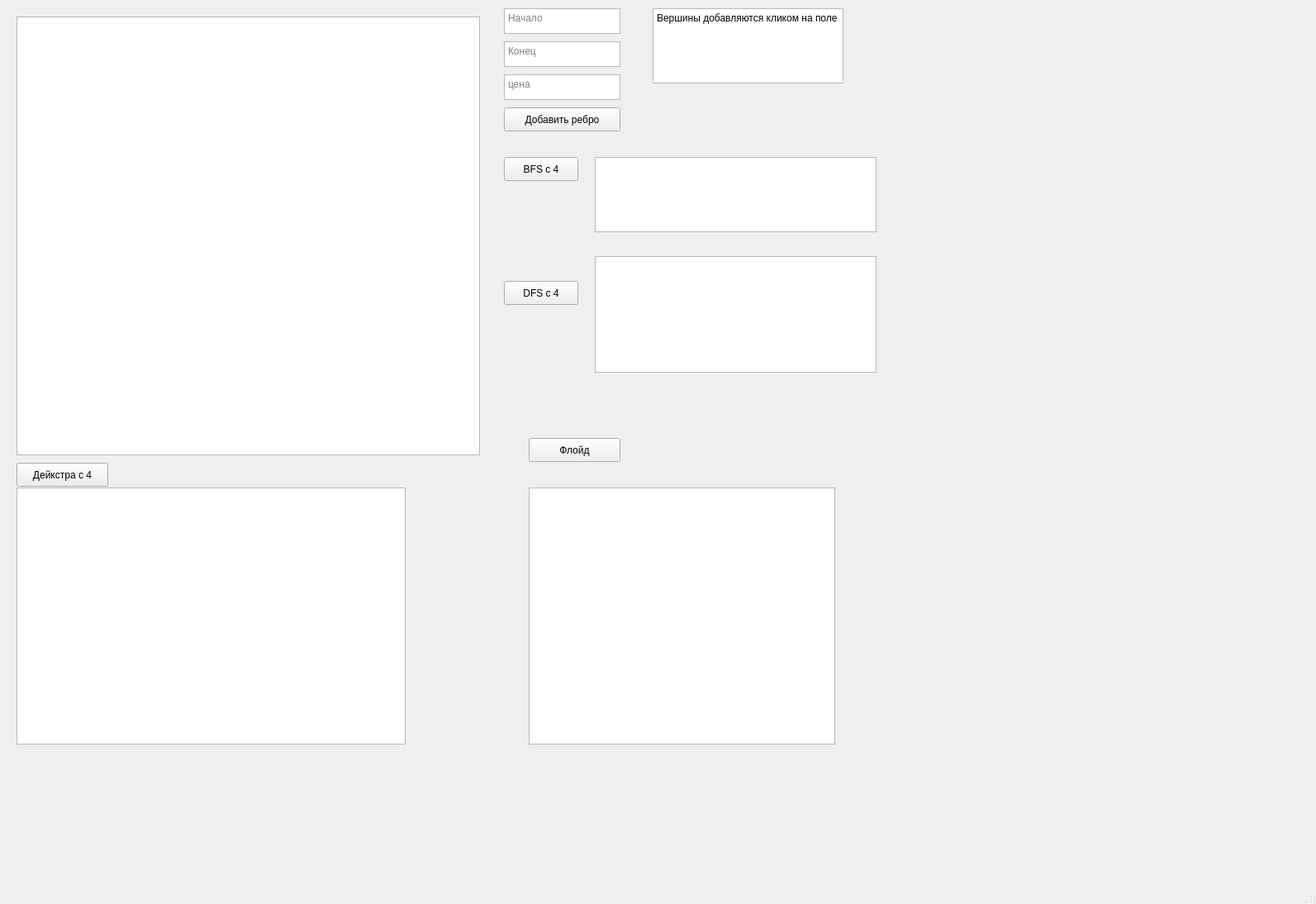
<?xml version="1.0" encoding="UTF-8"?>
<ui version="4.0">
 <class>MainWindow</class>
 <widget class="QMainWindow" name="MainWindow">
  <property name="geometry">
   <rect>
    <x>0</x>
    <y>0</y>
    <width>1593</width>
    <height>1094</height>
   </rect>
  </property>
  <property name="windowTitle">
   <string>MainWindow</string>
  </property>
  <widget class="QWidget" name="centralwidget">
   <widget class="GraphView" name="graphicsView">
    <property name="geometry">
     <rect>
      <x>20</x>
      <y>20</y>
      <width>561</width>
      <height>531</height>
     </rect>
    </property>
   </widget>
   <widget class="QPushButton" name="addEdgeButton">
    <property name="geometry">
     <rect>
      <x>610</x>
      <y>130</y>
      <width>141</width>
      <height>29</height>
     </rect>
    </property>
    <property name="text">
     <string>Добавить ребро</string>
    </property>
   </widget>
   <widget class="QTextEdit" name="start">
    <property name="geometry">
     <rect>
      <x>610</x>
      <y>10</y>
      <width>141</width>
      <height>31</height>
     </rect>
    </property>
    <property name="placeholderText">
     <string>Начало</string>
    </property>
   </widget>
   <widget class="QTextEdit" name="end">
    <property name="geometry">
     <rect>
      <x>610</x>
      <y>50</y>
      <width>141</width>
      <height>31</height>
     </rect>
    </property>
    <property name="html">
     <string>&lt;!DOCTYPE HTML PUBLIC &quot;-//W3C//DTD HTML 4.0//EN&quot; &quot;http://www.w3.org/TR/REC-html40/strict.dtd&quot;&gt;
&lt;html&gt;&lt;head&gt;&lt;meta name=&quot;qrichtext&quot; content=&quot;1&quot; /&gt;&lt;meta charset=&quot;utf-8&quot; /&gt;&lt;style type=&quot;text/css&quot;&gt;
p, li { white-space: pre-wrap; }
hr { height: 1px; border-width: 0; }
li.unchecked::marker { content: &quot;\2610&quot;; }
li.checked::marker { content: &quot;\2612&quot;; }
&lt;/style&gt;&lt;/head&gt;&lt;body style=&quot; font-family:'Segoe UI'; font-size:9pt; font-weight:400; font-style:normal;&quot;&gt;
&lt;p style=&quot;-qt-paragraph-type:empty; margin-top:0px; margin-bottom:0px; margin-left:0px; margin-right:0px; -qt-block-indent:0; text-indent:0px;&quot;&gt;&lt;br /&gt;&lt;/p&gt;&lt;/body&gt;&lt;/html&gt;</string>
    </property>
    <property name="placeholderText">
     <string comment="Конец">Конец</string>
    </property>
   </widget>
   <widget class="QTextEdit" name="weight">
    <property name="geometry">
     <rect>
      <x>610</x>
      <y>90</y>
      <width>141</width>
      <height>31</height>
     </rect>
    </property>
    <property name="placeholderText">
     <string>цена</string>
    </property>
   </widget>
   <widget class="QTextBrowser" name="bfsInput">
    <property name="geometry">
     <rect>
      <x>720</x>
      <y>190</y>
      <width>341</width>
      <height>91</height>
     </rect>
    </property>
   </widget>
   <widget class="QPushButton" name="bfsButton">
    <property name="geometry">
     <rect>
      <x>610</x>
      <y>190</y>
      <width>90</width>
      <height>29</height>
     </rect>
    </property>
    <property name="text">
     <string>BFS с 4</string>
    </property>
   </widget>
   <widget class="QTextBrowser" name="dfsInput">
    <property name="geometry">
     <rect>
      <x>720</x>
      <y>310</y>
      <width>341</width>
      <height>141</height>
     </rect>
    </property>
   </widget>
   <widget class="QPushButton" name="dfsButton">
    <property name="geometry">
     <rect>
      <x>610</x>
      <y>340</y>
      <width>90</width>
      <height>29</height>
     </rect>
    </property>
    <property name="text">
     <string>DFS с 4</string>
    </property>
   </widget>
   <widget class="QPushButton" name="dijkstraButton">
    <property name="geometry">
     <rect>
      <x>20</x>
      <y>560</y>
      <width>111</width>
      <height>29</height>
     </rect>
    </property>
    <property name="text">
     <string>Дейкстра с 4</string>
    </property>
   </widget>
   <widget class="QTextBrowser" name="dijkstraInput">
    <property name="geometry">
     <rect>
      <x>20</x>
      <y>590</y>
      <width>471</width>
      <height>311</height>
     </rect>
    </property>
   </widget>
   <widget class="QPushButton" name="floidButton">
    <property name="geometry">
     <rect>
      <x>640</x>
      <y>530</y>
      <width>111</width>
      <height>29</height>
     </rect>
    </property>
    <property name="text">
     <string>Флойд</string>
    </property>
   </widget>
   <widget class="QTextBrowser" name="floidOutput">
    <property name="geometry">
     <rect>
      <x>640</x>
      <y>590</y>
      <width>371</width>
      <height>311</height>
     </rect>
    </property>
   </widget>
   <widget class="QTextBrowser" name="textBrowser">
    <property name="geometry">
     <rect>
      <x>790</x>
      <y>10</y>
      <width>231</width>
      <height>91</height>
     </rect>
    </property>
    <property name="html">
     <string>&lt;!DOCTYPE HTML PUBLIC &quot;-//W3C//DTD HTML 4.0//EN&quot; &quot;http://www.w3.org/TR/REC-html40/strict.dtd&quot;&gt;
&lt;html&gt;&lt;head&gt;&lt;meta name=&quot;qrichtext&quot; content=&quot;1&quot; /&gt;&lt;meta charset=&quot;utf-8&quot; /&gt;&lt;style type=&quot;text/css&quot;&gt;
p, li { white-space: pre-wrap; }
hr { height: 1px; border-width: 0; }
li.unchecked::marker { content: &quot;\2610&quot;; }
li.checked::marker { content: &quot;\2612&quot;; }
&lt;/style&gt;&lt;/head&gt;&lt;body style=&quot; font-family:'Segoe UI'; font-size:9pt; font-weight:400; font-style:normal;&quot;&gt;
&lt;p style=&quot; margin-top:0px; margin-bottom:0px; margin-left:0px; margin-right:0px; -qt-block-indent:0; text-indent:0px;&quot;&gt;Вершины добавляются кликом на поле&lt;/p&gt;&lt;/body&gt;&lt;/html&gt;</string>
    </property>
   </widget>
  </widget>
  <widget class="QMenuBar" name="menubar">
   <property name="geometry">
    <rect>
     <x>0</x>
     <y>0</y>
     <width>1593</width>
     <height>25</height>
    </rect>
   </property>
  </widget>
  <widget class="QStatusBar" name="statusbar"/>
 </widget>
 <customwidgets>
  <customwidget>
   <class>GraphView</class>
   <extends>QGraphicsView</extends>
   <header location="global">graphview.h</header>
  </customwidget>
 </customwidgets>
 <resources/>
 <connections/>
</ui>
